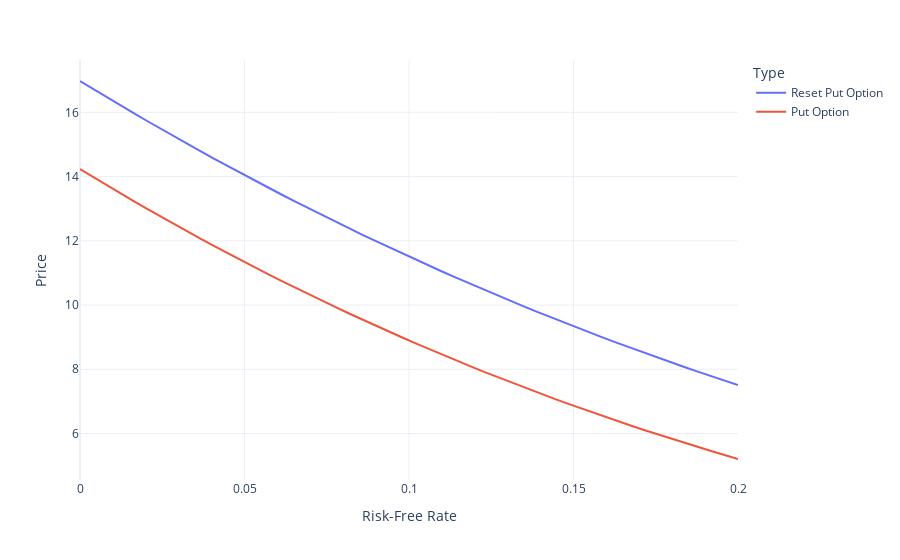

The notebook cell saved with this chart:
### Markdown cell above
### Risk-Free Rate

Next, we perform sensitivity analysis on the risk-free rate.

### Code cell
df = []
for r in np.linspace(0,0.2,50):
  df.append([
    r,
    closed_form_option_price(S0 = 100, T1 = 0.5, 
        T2 = 1, r = r, q = 0.05, sigma = 0.3),
    vanilla_price(S0 = 100, T = 1, r = r, q = 0.05, sigma = 0.3)
  ])
df = pd.DataFrame(df, columns = ["Risk-Free Rate", "Reset Put Option", "Put Option"])
df = df.melt(id_vars = ["Risk-Free Rate"])
px.line(df, x = "Risk-Free Rate", y = "value", color = "variable", 
  labels = {"value" : "Price", "variable" : "Type"})

### Figure 1 — Plotly figure (JSON) as saved in the notebook; plotly's stock layout.template omitted (floating-point values rounded to 4 significant figures)
{"data": [{"hovertemplate": "Type=Reset Put Option<br>Risk-Free Rate=%{x}<br>Price=%{y}<extra></extra>", "legendgroup": "Reset Put Option", "line": {"color": "#636efa", "dash": "solid"}, "marker": {"symbol": "circle"}, "mode": "lines", "name": "Reset Put Option", "orientation": "v", "showlegend": true, "type": "scatter", "x": [0, 0.004082, 0.008163, 0.01224, 0.01633, 0.02041, 0.02449, 0.02857, 0.03265, 0.03673, 0.04082, 0.0449, 0.04898, 0.05306, 0.05714, 0.06122, 0.06531, 0.06939, 0.07347, 0.07755, 0.08163, 0.08571, 0.0898, 0.09388, 0.09796, 0.102, 0.1061, 0.1102, 0.1143, 0.1184, 0.1224, 0.1265, 0.1306, 0.1347, 0.1388, 0.1429, 0.1469, 0.151, 0.1551, 0.1592, 0.1633, 0.1673, 0.1714, 0.1755, 0.1796, 0.1837, 0.1878, 0.1918, 0.1959, 0.2], "xaxis": "x", "y": [16.98, 16.72, 16.47, 16.22, 15.97, 15.73, 15.49, 15.25, 15.02, 14.78, 14.55, 14.33, 14.1, 13.88, 13.66, 13.44, 13.23, 13.02, 12.81, 12.6, 12.4, 12.2, 12.0, 11.8, 11.61, 11.41, 11.22, 11.04, 10.85, 10.67, 10.49, 10.32, 10.14, 9.968, 9.798, 9.63, 9.464, 9.301, 9.139, 8.98, 8.824, 8.669, 8.517, 8.366, 8.218, 8.072, 7.928, 7.786, 7.647, 7.509], "yaxis": "y"}, {"hovertemplate": "Type=Put Option<br>Risk-Free Rate=%{x}<br>Price=%{y}<extra></extra>", "legendgroup": "Put Option", "line": {"color": "#EF553B", "dash": "solid"}, "marker": {"symbol": "circle"}, "mode": "lines", "name": "Put Option", "orientation": "v", "showlegend": true, "type": "scatter", "x": [0, 0.004082, 0.008163, 0.01224, 0.01633, 0.02041, 0.02449, 0.02857, 0.03265, 0.03673, 0.04082, 0.0449, 0.04898, 0.05306, 0.05714, 0.06122, 0.06531, 0.06939, 0.07347, 0.07755, 0.08163, 0.08571, 0.0898, 0.09388, 0.09796, 0.102, 0.1061, 0.1102, 0.1143, 0.1184, 0.1224, 0.1265, 0.1306, 0.1347, 0.1388, 0.1429, 0.1469, 0.151, 0.1551, 0.1592, 0.1633, 0.1673, 0.1714, 0.1755, 0.1796, 0.1837, 0.1878, 0.1918, 0.1959, 0.2], "xaxis": "x", "y": [14.23, 13.98, 13.73, 13.48, 13.24, 13.0, 12.76, 12.52, 12.29, 12.06, 11.84, 11.62, 11.4, 11.18, 10.97, 10.76, 10.55, 10.34, 10.14, 9.942, 9.746, 9.553, 9.362, 9.174, 8.989, 8.807, 8.628, 8.451, 8.277, 8.106, 7.937, 7.771, 7.607, 7.446, 7.288, 7.132, 6.979, 6.828, 6.68, 6.534, 6.391, 6.25, 6.112, 5.975, 5.842, 5.71, 5.581, 5.454, 5.329, 5.207], "yaxis": "y"}], "layout": {"legend": {"title": {"text": "Type"}, "tracegroupgap": 0}, "margin": {"t": 60}, "xaxis": {"anchor": "y", "domain": [0, 1], "title": {"text": "Risk-Free Rate"}}, "yaxis": {"anchor": "x", "domain": [0, 1], "title": {"text": "Price"}}}}
